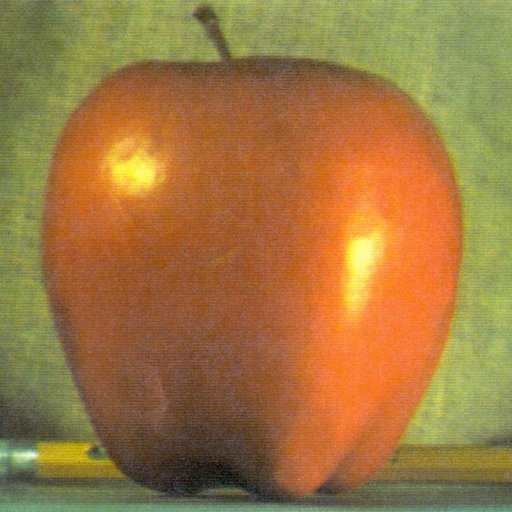
#> input picture ML/Day13/apple.jpg, 512 x 512 px
$ python hist.py
#> lines starting #> are read from the running program, lines starting #| are printed output that depends on the picture
import cv2 as cv
import numpy as np
from matplotlib import pyplot as plt
img=cv.imread('apple.jpg',0)
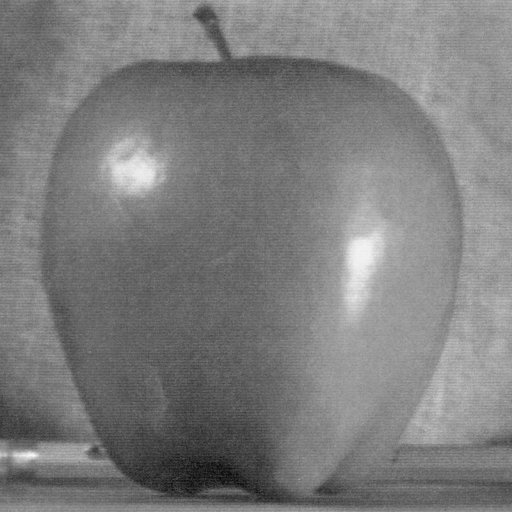
#> img: shape (512, 512); min 7, max 250, mean 125.2
plt.hist(img.ravel())
plt.show()
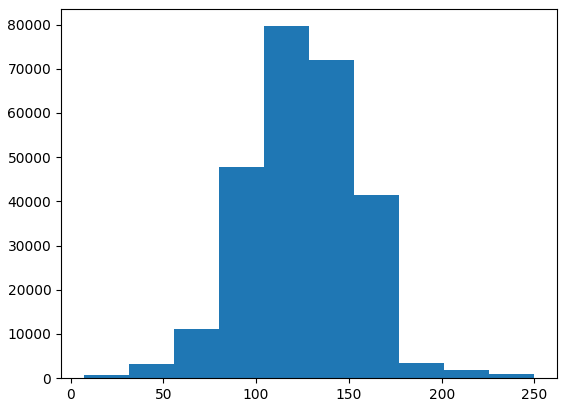
#> figure drawn by matplotlib, 1 panel; tallest bar 79621 high, from x = 104.2 to 128.5

$ run again, with ML/Day13/Direct_blending.jpg copied over ML/Day13/apple.jpg
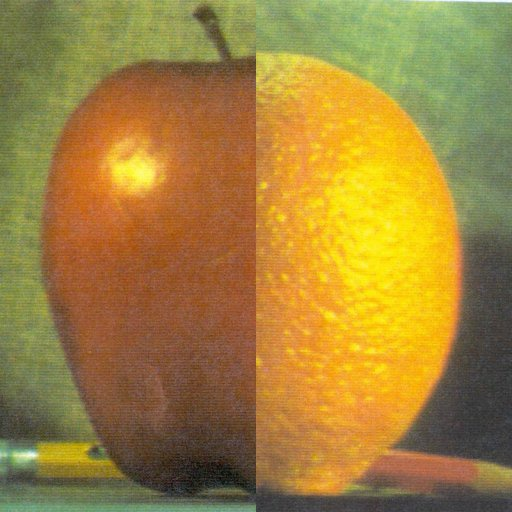
#> input picture ML/Day13/Direct_blending.jpg, 512 x 512 px
#> `img=cv.imread('apple.jpg',0)`:
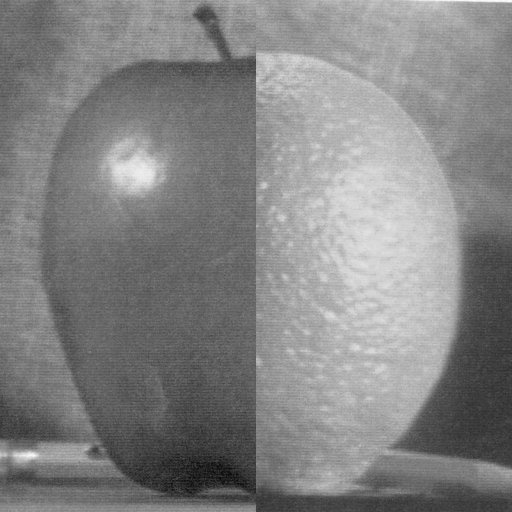
#> img: shape (512, 512); min 7, max 252, mean 131.4
#> `plt.show()`:
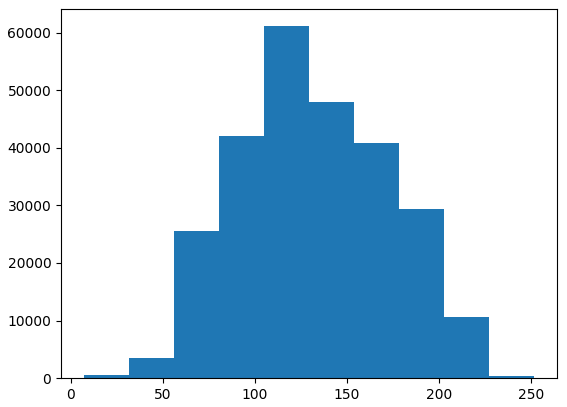
#> figure drawn by matplotlib, 1 panel; tallest bar 61109 high, from x = 105 to 129.5

$ run again, with ML/Day13/butterfly.jpg copied over ML/Day13/apple.jpg
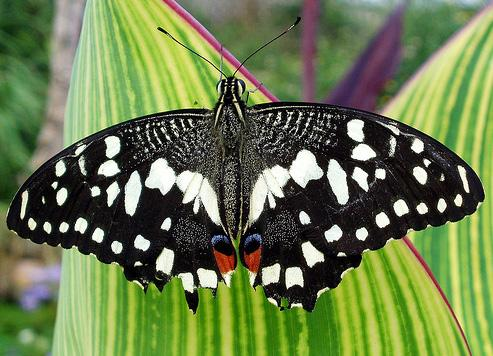
#> input picture ML/Day13/butterfly.jpg, 493 x 356 px
#> `img=cv.imread('apple.jpg',0)`:
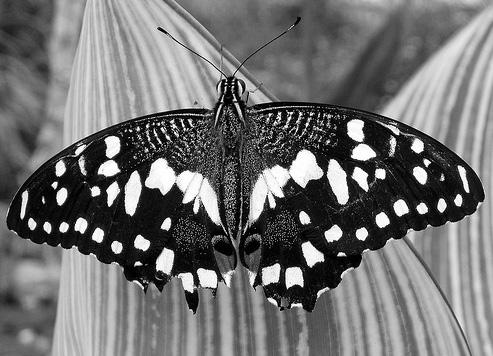
#> img: shape (356, 493); min 0, max 255, mean 113.3
#> `plt.show()`:
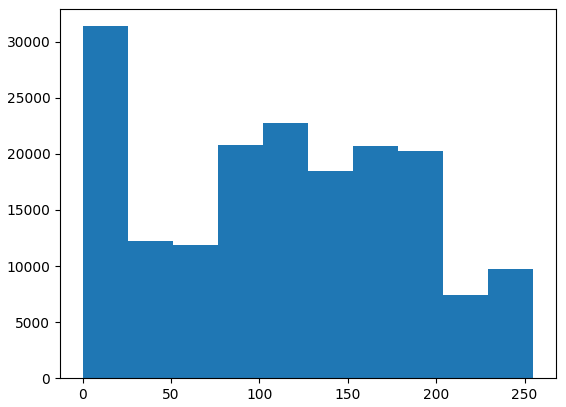
#> figure drawn by matplotlib, 1 panel; tallest bar 31386 high, from x = 0 to 25.5
